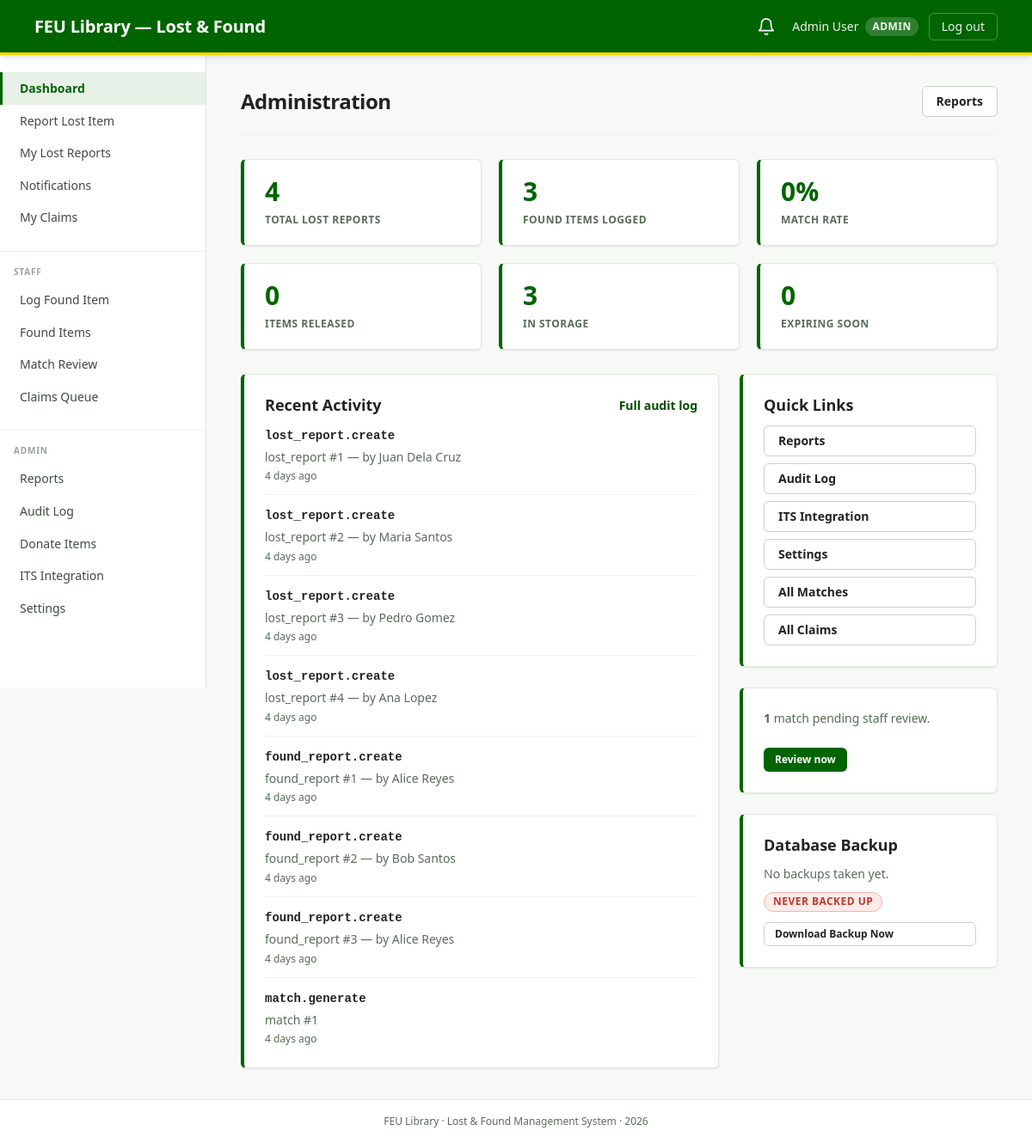
The page /index.php?p=admin.dashboard (signed in) on the database its author committed.
### tables this page shows
CREATE TABLE accounts (
  id              INT UNSIGNED       NOT NULL AUTO_INCREMENT,
  role            ENUM('user','staff','admin') NOT NULL,
  user_type       ENUM('student','faculty')    NULL,             
  full_name       VARCHAR(150)       NOT NULL,
  id_number       VARCHAR(50)        NOT NULL,                   
  email           VARCHAR(255)       NOT NULL,
  password_hash   VARCHAR(255)       NOT NULL,                   
  is_active       TINYINT(1)         NOT NULL DEFAULT 1,
  created_at      DATETIME           NOT NULL DEFAULT CURRENT_TIMESTAMP,
  updated_at      DATETIME           NOT NULL DEFAULT CURRENT_TIMESTAMP
                                              ON UPDATE CURRENT_TIMESTAMP,
  PRIMARY KEY (id),
  UNIQUE KEY uq_accounts_email     (email),
  UNIQUE KEY uq_accounts_id_number (id_number),
  KEY idx_accounts_role            (role)
);

CREATE TABLE audit_logs (
  id                       INT UNSIGNED       NOT NULL AUTO_INCREMENT,
  actor_account_id         INT UNSIGNED       NULL,
  action                   VARCHAR(100)       NOT NULL,          
  target_type              VARCHAR(50)        NOT NULL,
  target_id                INT UNSIGNED       NOT NULL,
  diff_json                JSON               NULL,
  ip_address               VARCHAR(45)        NULL,              
  created_at               DATETIME           NOT NULL DEFAULT CURRENT_TIMESTAMP,
  PRIMARY KEY (id),
  KEY idx_audit_actor   (actor_account_id),
  KEY idx_audit_target  (target_type, target_id),
  KEY idx_audit_action  (action),
  KEY idx_audit_created (created_at),
  CONSTRAINT fk_audit_actor
    FOREIGN KEY (actor_account_id) REFERENCES accounts(id) ON DELETE SET NULL
);

### index.php (called while the page is built, shortened)
<?php
require_once __DIR__ . '/lib/bootstrap.php';
$routes = require __DIR__ . '/lib/routes.php';
$token = isset($_GET['p']) && is_string($_GET['p']) ? trim($_GET['p']) : '';
$route = $routes[$token];
if (empty($route['public'])) {
    if (!is_authenticated()) {
        $next = $_SERVER['REQUEST_URI'] ?? '/index.php';
        go(url('/index.php?p=login&next=' . urlencode($next)));
    }
}
$page_file = __DIR__ . '/pages/' . $route['file'];
require $page_file;
exit;

### lib/bootstrap.php (called while the page is built, shortened)
<?php
function cfg(?string $path = null)
{
    static $config = null;
    if ($config === null) {
        $config_path = __DIR__ . '/../config.php';
        $config = require $config_path;
    }
    $value = $config;
    foreach (explode('.', $path) as $key) {
        $value = $value[$key];
    }
    return $value;
}
require_once __DIR__ . '/sanitize.php';
require_once __DIR__ . '/db.php';
require_once __DIR__ . '/auth.php';
require_once __DIR__ . '/view.php';
require_once __DIR__ . '/../partials/layout.php';

### config.php (called while the page is built)
<?php
return [
    'app' => [
        'name'      => 'FEU Library — Lost & Found Management System',
        'env'       => getenv('APP_ENV')      ?: 'development',
        'base_url'  => getenv('APP_BASE_URL') ?: 'http://localhost/feulib',
        'base_path' => getenv('APP_BASE_PATH') !== false ? (string) getenv('APP_BASE_PATH') : '/feulib',
        'timezone'  => 'Asia/Manila',
    ],
    'db' => [
        'host'    => getenv('DB_HOST') ?: '127.0.0.1',
        'port'    => (int) (getenv('DB_PORT') ?: 3306),
        'name'    => getenv('DB_NAME') ?: 'lfms',
        'user'    => getenv('DB_USER') ?: 'root',
        'pass'    => getenv('DB_PASS') !== false ? (string) getenv('DB_PASS') : '',
        'charset' => 'utf8mb4',
    ],
    'session' => [
        'name'            => 'LFMSSESSID',
        'lifetime'        => 0,
        'cookie_secure'   => filter_var(getenv('SESSION_COOKIE_SECURE') ?: 'false', FILTER_VALIDATE_BOOLEAN),
        'cookie_httponly' => true,
        'cookie_samesite' => 'Strict',
    ],
    'upload' => [
        'max_bytes'     => 4 * 1024 * 1024,
        'allowed_mimes' => ['image/jpeg', 'image/png', 'image/webp'],
        'storage_path'  => getenv('UPLOAD_STORAGE_PATH') ?: __DIR__ . '/assets/uploads',
    ],
    'its' => [
        'auth_mode'       => getenv('ITS_AUTH_MODE') ?: 'bearer',
        'auth_value'      => getenv('ITS_AUTH_VALUE') ?: 'dev-token-change-me-before-production',
        'api_key_header'  => 'X-API-Key',
        'timeout_seconds' => 10,
        'verify_ssl'      => true,
        'endpoints' => [
            'students' => getenv('ITS_ENDPOINT_STUDENTS') ?: 'http://localhost/feulib/index.php?p=api.its_mock&type=student',
            'staff'    => getenv('ITS_ENDPOINT_STAFF')    ?: 'http://localhost/feulib/index.php?p=api.its_mock&type=staff',
        ],
    ],
];

### lib/view.php (called while the page is built, shortened)
<?php
function url(string $path = ''): string
{
    static $base = null;
    if ($base === null) {
        $configured = cfg('app.base_path');
        $base = rtrim($configured, '/');
    }
    return $base . '/' . ltrim($path, '/');
}
    ?><!DOCTYPE html>
<?php
function time_ago(?string $datetime): string
{
    $ts = strtotime($datetime);
    $diff = time() - $ts;
    if ($diff < 7 * 86400)         return floor($diff / 86400) . ' days ago';
    return date('M j, Y', $ts);
}

### lib/sanitize.php (called while the page is built, shortened)
<?php
function e($value): string
{
    return htmlspecialchars((string) $value, ENT_QUOTES | ENT_SUBSTITUTE, 'UTF-8');
}

### lib/db.php (called while the page is built, shortened)
<?php
function db(): PDO
{
    static $pdo = null;
    if ($pdo !== null) {
        return $pdo;
    }
    $cfg = cfg('db');
    $dsn = sprintf(
        'mysql:host=%s;port=%d;dbname=%s;charset=%s',
        $cfg['host'],
        $cfg['port'],
        $cfg['name'],
        $cfg['charset']
    );
    $pdo = new PDO($dsn, $cfg['user'], $cfg['pass'], [
        PDO::ATTR_ERRMODE            => PDO::ERRMODE_EXCEPTION,
        PDO::ATTR_DEFAULT_FETCH_MODE => PDO::FETCH_ASSOC,
        PDO::ATTR_EMULATE_PREPARES   => false,
    ]);
    return $pdo;
}
function q(string $sql, array $params = []): PDOStatement
{
    $stmt = db()->prepare($sql);
    $stmt->execute($params);
    return $stmt;
}
function q_one(string $sql, array $params = []): ?array
{
    $row = q($sql, $params)->fetch();
    return $row === false ? null : $row;
}
function q_all(string $sql, array $params = []): array
{
    return q($sql, $params)->fetchAll();
}
function q_value(string $sql, array $params = [])
{
    $value = q($sql, $params)->fetchColumn();
    return $value === false ? null : $value;
}

### lib/auth.php (called while the page is built, shortened)
<?php
function current_user(): ?array
{
    static $cached;
    if ($cached !== null) {
        return $cached === false ? null : $cached;
    }
    $row = q_one(
        'SELECT id, role, user_type, full_name, id_number, email, is_active, created_at
           FROM accounts
          WHERE id = ? AND is_active = 1',
        [(int) $_SESSION['user_id']]
    );
    $cached = $row;
    return $row;
}
function is_authenticated(): bool
{
    return current_user() !== null;
}

### pages/admin.dashboard.php (the view, shortened to what this page needs)
<?php
$total_lost    = (int) (q_value("SELECT COUNT(*) FROM lost_reports") ?? 0);
$total_found   = (int) (q_value("SELECT COUNT(*) FROM found_reports") ?? 0);
$total_released = (int) (q_value("SELECT COUNT(*) FROM claim_tickets WHERE status = 'released'") ?? 0);
$total_open    = (int) (q_value("SELECT COUNT(*) FROM found_reports WHERE status IN ('open','matched')") ?? 0);
$holding_period = (int) (q_value("SELECT value FROM settings WHERE key_name = 'holding_period_days'") ?? 365);
$warn_threshold = max(1, $holding_period - 7);
$expiring_soon  = (int) (q_value(
    "SELECT COUNT(*) FROM found_reports
      WHERE status IN ('open','matched')
        AND date_found <= (CURDATE() - INTERVAL ? DAY)",
    [$warn_threshold]
) ?? 0);
$pending_matches = (int) (q_value("SELECT COUNT(*) FROM matches WHERE status IN ('pending','needs_info')") ?? 0);
$approved_matches = (int) (q_value("SELECT COUNT(*) FROM matches WHERE status = 'approved'") ?? 0);
$match_rate = $total_lost > 0 ? round($approved_matches / $total_lost * 100, 1) : 0;
$last_backup = q_one(
    'SELECT backup_log.created_at, accounts.full_name AS actor_name
       FROM backup_log
       LEFT JOIN accounts ON accounts.id = backup_log.actor_account_id
      ORDER BY backup_log.created_at DESC
      LIMIT 1'
);
$backup_count = (int) (q_value('SELECT COUNT(*) FROM backup_log') ?? 0);
$recent_audit = q_all(
    'SELECT audit_logs.action, audit_logs.target_type, audit_logs.target_id,
            audit_logs.created_at, accounts.full_name AS actor_name
       FROM audit_logs
       LEFT JOIN accounts ON accounts.id = audit_logs.actor_account_id
      ORDER BY audit_logs.created_at DESC
      LIMIT 10'
);
layout_open('Admin Dashboard');
?>
<div class="stat-strip">
  <div class="stat-card">
    <div class="stat-card-value"><?= $total_lost ?></div>
    <div class="stat-card-label">Total Lost Reports</div>
  </div>
  <div class="stat-card">
    <div class="stat-card-value"><?= $total_found ?></div>
    <div class="stat-card-label">Found Items Logged</div>
  </div>
  <div class="stat-card">
    <div class="stat-card-value"><?= $match_rate ?>%</div>
    <div class="stat-card-label">Match Rate</div>
  </div>
  <div class="stat-card">
    <div class="stat-card-value"><?= $total_released ?></div>
    <div class="stat-card-label">Items Released</div>
  </div>
  <div class="stat-card">
    <div class="stat-card-value"><?= $total_open ?></div>
    <div class="stat-card-label">In Storage</div>
  </div>
  <div class="stat-card">
    <div class="stat-card-value"><?= $expiring_soon ?></div>
    <div class="stat-card-label">Expiring Soon</div>
  </div>
</div>
<div class="aside-grid">
  <section class="card" aria-labelledby="activity-title">
    <div class="card-header">
      <h2 class="card-title" id="activity-title">Recent Activity</h2>
      <a class="card-header-link" href="<?= e(url('/index.php?p=admin.audit')) ?>">Full audit log</a>
    </div>
    <?php if (!$recent_audit): ?>
      <div class="empty-state">
        <p class="empty-state-title">No activity yet</p>
      </div>
    <?php else: ?>
      <ul class="list">
        <?php foreach ($recent_audit as $entry): ?>
          <li class="list-item">
            <div class="list-item-body">
              <p class="list-item-title">
                <span style="font-family: var(--font-family-mono); font-size: var(--font-size-sm);">
                  <?= e((string) $entry['action']) ?>
                </span>
              </p>
              <p class="list-item-text">
                <?= e((string) $entry['target_type']) ?> #<?= (int) $entry['target_id'] ?>
                <?php if (!empty($entry['actor_name'])): ?>
                  &mdash; by <?= e((string) $entry['actor_name']) ?>
                <?php endif; ?>
              </p>
              <p class="list-item-meta"><?= e(time_ago((string) $entry['created_at'])) ?></p>
            </div>
          </li>
        <?php endforeach; ?>
      </ul>
    <?php endif; ?>
  </section>
  <aside>
    <section class="card" aria-labelledby="links-title">
      <h2 class="card-title" id="links-title">Quick Links</h2>
      <nav class="stack-2">
        <a class="btn btn-ghost" style="justify-content: flex-start; width: 100%;"
           href="<?= e(url('/index.php?p=admin.reports')) ?>">
          Reports
        </a>
        <a class="btn btn-ghost" style="justify-content: flex-start; width: 100%;"
           href="<?= e(url('/index.php?p=admin.audit')) ?>">
          Audit Log
        </a>
        <a class="btn btn-ghost" style="justify-content: flex-start; width: 100%;"
           href="<?= e(url('/index.php?p=admin.its')) ?>">
          ITS Integration
        </a>
        <a class="btn btn-ghost" style="justify-content: flex-start; width: 100%;"
           href="<?= e(url('/index.php?p=admin.settings')) ?>">
          Settings
        </a>
        <a class="btn btn-ghost" style="justify-content: flex-start; width: 100%;"
           href="<?= e(url('/index.php?p=matches')) ?>">
          All Matches
        </a>
        <a class="btn btn-ghost" style="justify-content: flex-start; width: 100%;"
           href="<?= e(url('/index.php?p=staff.claims')) ?>">
          All Claims
        </a>
      </nav>
    </section>
    <?php if ($pending_matches > 0): ?>
      <section class="card mt-4" role="alert">
        <p class="text-muted text-sm">
          <strong><?= $pending_matches ?></strong> match<?= $pending_matches !== 1 ? 'es' : '' ?>
          pending staff review.
        </p>
        <a class="btn btn-primary btn-sm mt-3" href="<?= e(url('/index.php?p=matches&status=pending')) ?>">
          Review now
        </a>
      </section>
    <?php endif; ?>
    <section class="card mt-4" aria-labelledby="backup-title">
      <h2 class="card-title" id="backup-title">Database Backup</h2>
      <?php if ($last_backup): ?>
        <p class="text-sm text-muted" style="margin-bottom: var(--space-1);">
          Last backup <?= e(time_ago((string) $last_backup['created_at'])) ?>
          <?php if (!empty($last_backup['actor_name'])): ?>
            by <?= e((string) $last_backup['actor_name']) ?>
          <?php endif; ?>
        </p>
        <?php
          $hours_since = (time() - strtotime((string) $last_backup['created_at'])) / 3600;
          $status_label = $hours_since <= 24 ? 'Up to date' : ($hours_since <= 168 ? 'Getting old' : 'Overdue');
          $status_class = $hours_since <= 24 ? 'badge-approved' : ($hours_since <= 168 ? 'badge-pending' : 'badge-rejected');
        ?>
        <span class="badge <?= $status_class ?>"><?= $status_label ?></span>
        <p class="text-sm text-muted" style="margin-top: var(--space-2);">
          <?= $backup_count ?> backup<?= $backup_count !== 1 ? 's' : '' ?> total
        </p>
      <?php else: ?>
        <p class="text-sm text-muted" style="margin-bottom: var(--space-2);">No backups taken yet.</p>
        <span class="badge badge-rejected">Never backed up</span>
      <?php endif; ?>
      <form method="POST" action="<?= e(url('/index.php?p=api.backup')) ?>" style="margin-top: var(--space-3);">
        <button type="submit" class="btn btn-ghost btn-sm" style="width: 100%; justify-content: flex-start;">
          Download Backup Now
        </button>
      </form>
    </section>
  </aside>
</div>

### partials/header.php (shortened to what this page needs)
<?php
$user = current_user();
$role_label = strtoupper((string) ($user['role'] ?? ''));
$unread_count = (int) (q_value(
    'SELECT COUNT(*) FROM notifications WHERE recipient_account_id = ? AND is_read = 0',
    [(int) $user['id']]
) ?? 0);
?>
<header class="app-header" role="banner">
  <div class="app-header-brand">FEU Library &mdash; Lost &amp; Found</div>
  <div class="app-header-tools">
    <a href="<?= e(url('/index.php?p=notifications')) ?>"
       class="app-header-bell"
       aria-label="Notifications<?= $unread_count > 0 ? ' (' . $unread_count . ' unread)' : '' ?>">
      <svg width="22" height="22" viewBox="0 0 24 24" fill="none" stroke="currentColor"
           stroke-width="1.8" stroke-linecap="round" stroke-linejoin="round" aria-hidden="true">
        <path d="M18 8a6 6 0 1 0-12 0c0 7-3 9-3 9h18s-3-2-3-9"/>
        <path d="M13.73 21a2 2 0 0 1-3.46 0"/>
      </svg>
    </a>
    <div class="app-header-user">
      <span><?= e($user['full_name']) ?></span>
      <span class="role-pill"><?= e($role_label) ?></span>
    </div>
    <a href="<?= e(url('/index.php?p=logout')) ?>" class="app-header-logout">Log out</a>
  </div>
</header>

### rows shown on the page
accounts: full_name "Admin User", role "ADMIN"
audit_logs: action "lost_report.create", target_type "lost_report", target "1", actor_account.full_name "Juan Dela Cruz", created_at "4 days ago"
audit_logs: action "lost_report.create", target_type "lost_report", target "2", actor_account.full_name "Maria Santos", created_at "4 days ago"
audit_logs: action "lost_report.create", target_type "lost_report", target "3", actor_account.full_name "Pedro Gomez", created_at "4 days ago"
audit_logs: action "lost_report.create", target_type "lost_report", target "4", actor_account.full_name "Ana Lopez", created_at "4 days ago"
audit_logs: action "found_report.create", target_type "found_report", target "1", actor_account.full_name "Alice Reyes", created_at "4 days ago"
audit_logs: action "found_report.create", target_type "found_report", target "2", actor_account.full_name "Bob Santos", created_at "4 days ago"
audit_logs: action "found_report.create", target_type "found_report", target "3", actor_account.full_name "Alice Reyes", created_at "4 days ago"
audit_logs: action "match.generate", target_type "match", target "1", created_at "4 days ago"

### other values the page prints
$item['label'] "Dashboard"
$item['label'] "Report Lost Item"
$item['label'] "My Lost Reports"
$item['label'] "Notifications"
$item['label'] "My Claims"
$item['label'] "STAFF"
$item['label'] "Log Found Item"
$item['label'] "Found Items"
$item['label'] "Match Review"
$item['label'] "Claims Queue"
$item['label'] "ADMIN"
$item['label'] "Reports"
$item['label'] "Audit Log"
$item['label'] "Donate Items"
$item['label'] "ITS Integration"
